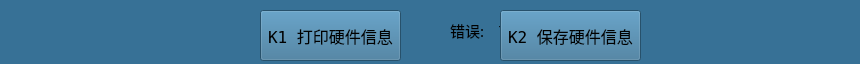
        <widget class="QFrame" name="frame">
         <property name="minimumSize">
          <size>
           <width>0</width>
           <height>63</height>
          </size>
         </property>
         <property name="maximumSize">
          <size>
           <width>16777215</width>
           <height>64</height>
          </size>
         </property>
         <property name="styleSheet">
          <string notr="true">background-color:rgb(55,113, 150)</string>
         </property>
         <property name="frameShape">
          <enum>QFrame::NoFrame</enum>
         </property>
         <property name="frameShadow">
          <enum>QFrame::Raised</enum>
         </property>
         <widget class="QLabel" name="label_falsecount">
          <property name="geometry">
           <rect>
            <x>499</x>
            <y>15</y>
            <width>51</width>
            <height>31</height>
           </rect>
          </property>
          <property name="font">
           <font>
            <family>Abyssinica SIL</family>
            <pointsize>14</pointsize>
           </font>
          </property>
          <property name="text">
           <string>&lt;!DOCTYPE HTML PUBLIC &quot;-//W3C//DTD HTML 4.0//EN&quot; &quot;http://www.w3.org/TR/REC-html40/strict.dtd&quot;&gt;
&lt;html&gt;&lt;head&gt;&lt;meta name=&quot;qrichtext&quot; content=&quot;1&quot; /&gt;&lt;style type=&quot;text/css&quot;&gt;
p, li { white-space: pre-wrap; }
&lt;/style&gt;&lt;/head&gt;&lt;body style=&quot; font-family:'Sans'; font-size:10pt; font-weight:400; font-style:normal;&quot;&gt;
&lt;p style=&quot; margin-top:0px; margin-bottom:0px; margin-left:0px; margin-right:0px; -qt-block-indent:0; text-indent:0px;&quot;&gt;&lt;span style=&quot; font-size:11pt;&quot;&gt;TextLabel&lt;/span&gt;&lt;/p&gt;&lt;/body&gt;&lt;/html&gt;</string>
          </property>
         </widget>
         <widget class="QLabel" name="label_false">
          <property name="geometry">
           <rect>
            <x>450</x>
            <y>15</y>
            <width>41</width>
            <height>31</height>
           </rect>
          </property>
          <property name="font">
           <font>
            <family>Abyssinica SIL</family>
            <pointsize>14</pointsize>
           </font>
          </property>
          <property name="text">
           <string>&lt;!DOCTYPE HTML PUBLIC &quot;-//W3C//DTD HTML 4.0//EN&quot; &quot;http://www.w3.org/TR/REC-html40/strict.dtd&quot;&gt;
&lt;html&gt;&lt;head&gt;&lt;meta name=&quot;qrichtext&quot; content=&quot;1&quot; /&gt;&lt;style type=&quot;text/css&quot;&gt;
p, li { white-space: pre-wrap; }
&lt;/style&gt;&lt;/head&gt;&lt;body style=&quot; font-family:'Sans'; font-size:10pt; font-weight:400; font-style:normal;&quot;&gt;
&lt;p style=&quot; margin-top:0px; margin-bottom:0px; margin-left:0px; margin-right:0px; -qt-block-indent:0; text-indent:0px;&quot;&gt;&lt;span style=&quot; font-size:11pt;&quot;&gt;错误:&lt;/span&gt;&lt;/p&gt;&lt;/body&gt;&lt;/html&gt;</string>
          </property>
         </widget>
         <widget class="QLabel" name="label_Tip">
          <property name="geometry">
           <rect>
            <x>0</x>
            <y>0</y>
            <width>851</width>
            <height>62</height>
           </rect>
          </property>
          <property name="font">
           <font>
            <family>Abyssinica SIL</family>
            <pointsize>14</pointsize>
           </font>
          </property>
          <property name="text">
           <string/>
          </property>
          <property name="alignment">
           <set>Qt::AlignCenter</set>
          </property>
         </widget>
         <widget class="QPushButton" name="pushButton_print2d">
          <property name="geometry">
           <rect>
            <x>260</x>
            <y>10</y>
            <width>141</width>
            <height>51</height>
           </rect>
          </property>
          <property name="font">
           <font>
            <family>DejaVu Sans Mono</family>
            <pointsize>12</pointsize>
           </font>
          </property>
          <property name="text">
           <string>K1 打印硬件信息</string>
          </property>
          <property name="shortcut">
           <string>H</string>
          </property>
         </widget>
         <widget class="QPushButton" name="pushButton_saveini">
          <property name="geometry">
           <rect>
            <x>500</x>
            <y>10</y>
            <width>141</width>
            <height>51</height>
           </rect>
          </property>
          <property name="font">
           <font>
            <family>DejaVu Sans Mono</family>
            <pointsize>12</pointsize>
           </font>
          </property>
          <property name="styleSheet">
           <string notr="true"/>
          </property>
          <property name="text">
           <string>K2 保存硬件信息</string>
          </property>
         </widget>
         <zorder>label_Tip</zorder>
         <zorder>label_falsecount</zorder>
         <zorder>label_false</zorder>
         <zorder>pushButton_print2d</zorder>
         <zorder>pushButton_saveini</zorder>
        </widget>
